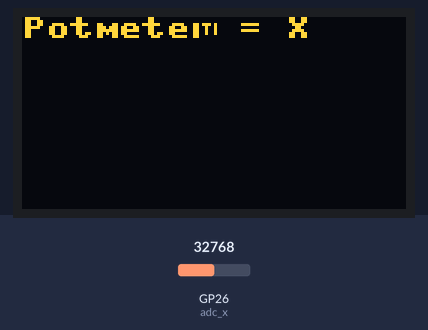
A program run on a simulated Raspberry Pi Pico running MicroPython. Shown: 128×64 one-colour display. The test bench sets the inputs (shaded band); at power-on: GP26 (adc_x) = 32768 (analog values on the 0–65535 scale). The OLED is the two-colour kind (top 16 rows yellow).

Above: at 0.92 s.
1.3 s: GP26 (adc_x) set to 45874
At 2.01 s:
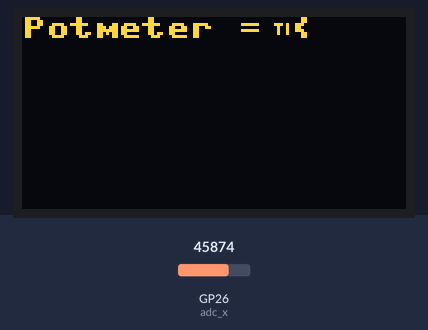
2.9 s: GP26 (adc_x) set to 57670
At 3.7 s:
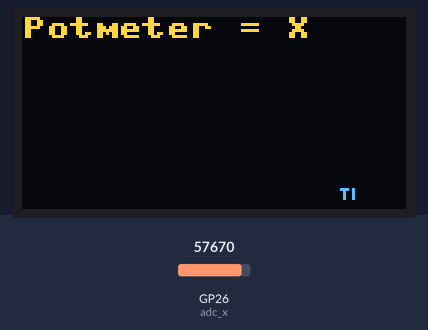
4.4 s: GP26 (adc_x) set to 65535
At 5.34 s:
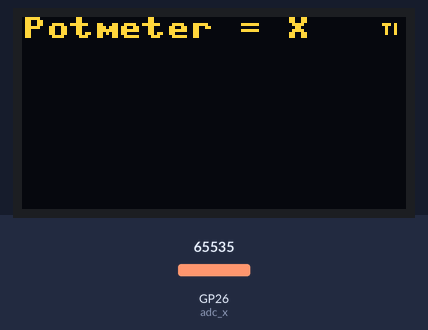

The program:

main.py
```python
# Demo to control a sprite with a variable resistor (100K potentiometer)
from machine import Pin, SoftI2C, ADC  # SoftI2C is software I2C; hardware I2C kan ook (sneller)
from ssd1306 import SSD1306_I2C
from framebuf import FrameBuffer, MONO_HLSB
import time
import math

WIDTH = 128
HEIGHT = 64

# I2C en OLED
i2c = SoftI2C(scl=Pin(5, Pin.PULL_UP), sda=Pin(4, Pin.PULL_UP))
oled = SSD1306_I2C(WIDTH, HEIGHT, i2c)

# Potmeter op ADC0 (GP26)
adc_x = ADC(26)

# (Optioneel) tweede potmeter voor Y:
# adc_y = ADC(27)  # GP27/ADC1

# Klein 8x8 sprite (TI byte array)
# Bits zijn MONO_HLSB (1 = wit pixel)
# Design your own: https://xantorohara.github.io/led-matrix-editor
SPRITE_W = 8
SPRITE_H = 8
sprite_bytes = bytearray([
    0b00000000,
    0b00000000,
    0b01110100,
    0b00100100,
    0b00100100,
    0b00100100,
    0b00000000,
    0b00000000
])
sprite = FrameBuffer(sprite_bytes, SPRITE_W, SPRITE_H, MONO_HLSB)


def read_adc_scaled(adc, out_max):
    """Lees ADC (0..65535) en schaal naar 0..out_max (int). Met eenvoudige oversampling."""
    s = 0
    for _ in range(8):  # klein beetje ruis-averaging
        s += adc.read_u16()
    val = s // 8
    return (val * out_max) // 65535


def clamp(v, lo, hi):
    return lo if v < lo else (hi if v > hi else v)


def main():
    # EMA (exponential moving average) voor soepele X-positie
    alpha = 0.25
    x_norm = 0.0  # genormaliseerd 0..1 voor X
    # Y: rustig op/neer bewegen (sinus). Pas speed aan naar smaak.
    t0 = time.ticks_ms()
    y_speed = 0.9  # Hz (golven per seconde)

    # (Optioneel) vast raster op achtergrond:
    show_grid = False

    while True:
        # Meet potmeter en filter
        raw_x = read_adc_scaled(adc_x, 1000)  # hogere resolutie vóór normaliseren
        x_target = raw_x / 1000.0  # 0..1
        x_norm = (1 - alpha) * x_norm + alpha * x_target

        # Schaal naar pixelpositie met marge voor spritebreedte
        x = int(x_norm * (WIDTH - SPRITE_W))
        x = clamp(x, 0, WIDTH - SPRITE_W)

        # Y bepalen: sinusbeweging (of gebruik een tweede potmeter)
        ms = time.ticks_diff(time.ticks_ms(), t0)
        t = ms / 1000.0  # sec
        # (Als je een tweede potmeter gebruikt, vervang onderstaande 3 regels door:)
        # y = read_adc_scaled(adc_y, HEIGHT - SPRITE_H)
        amplitude = (HEIGHT - SPRITE_H) / 2
        y_center = (HEIGHT - SPRITE_H) / 2
        y = int(y_center + amplitude * math.sin(2 * math.pi * y_speed * t))
        y = clamp(y, 0, HEIGHT - SPRITE_H)

        # Tekenen
        oled.fill(0)

        if show_grid:
            for gx in range(0, WIDTH, 8):
                oled.rect(gx, 0, 1, HEIGHT, 1)
            for gy in range(0, HEIGHT, 8):
                oled.rect(0, gy, WIDTH, 1, 1)

        # Titelregel (klein, kost weinig)
        oled.text("Potmeter = X", 0, 0)

        # Sprite “blitten”
        oled.blit(sprite, x, y)

        oled.show()

        # ~30 FPS-ish; pas aan naar smaak.
        time.sleep(0.03)


if __name__ == "__main__":
    main()
```
